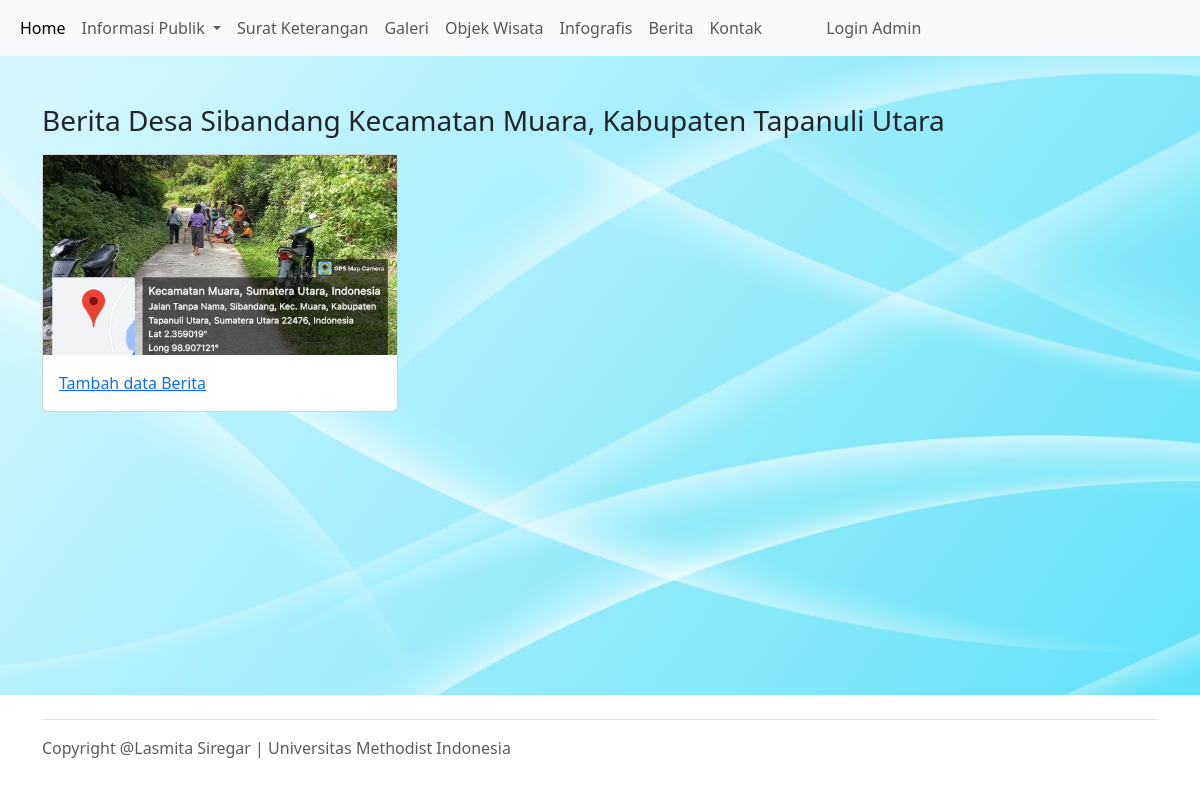
The app's page /user/berita.php, older data.
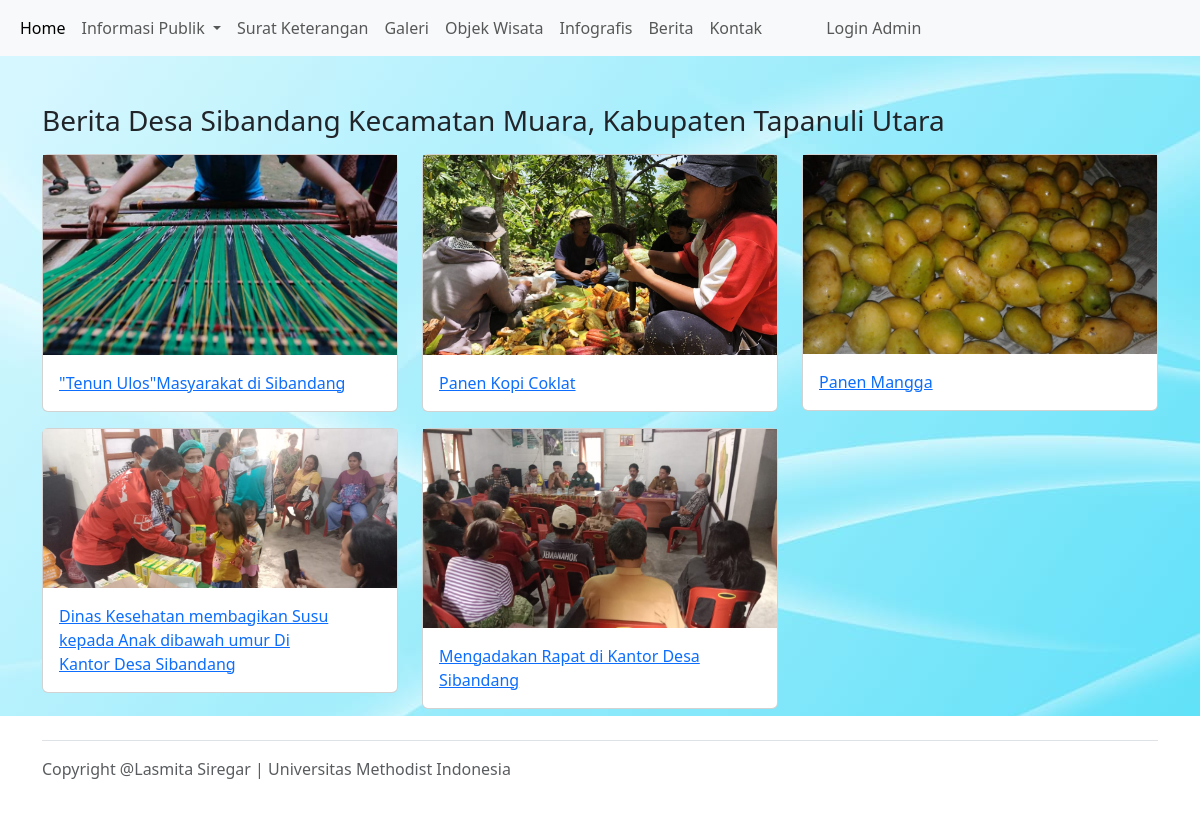
The same page, newer data.
### tables this page shows
CREATE TABLE `berita` (
  `id_berita` int NOT NULL,
  `slug_berita` varchar(255) NOT NULL,
  `judul_berita` varchar(255) NOT NULL,
  `gambar_berita` varchar(255) NOT NULL,
  `isi_berita` text NOT NULL,
  `waktu_berita` datetime NOT NULL DEFAULT CURRENT_TIMESTAMP,
  `user_id` int NOT NULL
);

### user/berita.php (the view, shortened to what this page needs)
<!doctype html>
<html lang="en">
<head>
    <link href="https://cdn.jsdelivr.net/npm/bootstrap@5.3.0-alpha1/dist/css/bootstrap.min.css" rel="stylesheet">
</head>
<body style="background-image: url('../bg2.jpeg');">
    <?php include "navbar.php"; ?>
    <?php
    include('../config/koneksi.php');
    $query = "SELECT * FROM berita";
    $hasil = mysqli_query($db, $query);
    $data_berita = array();
    while ($row = mysqli_fetch_assoc($hasil)) {
        $data_berita[] = $row;
    }
    ?>
    <div class="container my-5">
        <h3 class="my-3">
            Berita Desa Sibandang
            Kecamatan Muara, Kabupaten Tapanuli Utara
        </h3>
        <div class="row justify-content-start">
            <?php foreach ($data_berita as $berita) : ?>
                <div class="col-4 mb-3">
                    <div class="card">
                        <img src="../assets/upload/<?= $berita['gambar_berita'] ?>" alt="<?= $berita['judul_berita'] ?>" class="img-fluid w-2000 mb-150 equal-image img-responsive" class="card-img-top">
                        <div class="card-body">
                            <a href="detail-berita.php?id_berita=<?= $berita['id_berita'] ?>" class="card-text"><?= $berita['judul_berita'] ?></a>
                        </div>
                    </div>
                </div>
            <?php endforeach ?>
        </div>
    </div>
    <br><br>
    <footer class="footer bg-white w-100" style="position:fixed;bottom:0;width:100%;">
        <div class="container">
            <footer class="d-flex justify-content-between py-3 my-4 border-top">
                <p class=" mb-0 text-muted">Copyright @Lasmita Siregar | Universitas Methodist Indonesia</p>
            </footer>
        </div>
    </footer>
</body>
</html>

### user/navbar.php (shortened to what this page needs)
<nav class="navbar navbar-expand-lg bg-body-tertiary">
    <div class="container-fluid">
        <div class="collapse navbar-collapse" id="navbarNavDropdown">
            <ul class="navbar-nav">
                <li class="nav-item">
                    <a class="nav-link active" aria-current="page" href="index.php">Home</a>
                </li>
                <li class="nav-item dropdown">
                    <a class="nav-link dropdown-toggle" href="#" role="button" data-bs-toggle="dropdown" aria-expanded="false">
                        Informasi Publik
                    </a>
                </li>
                <li class="nav-item">
                    <a class="nav-link" href="surat.php">Surat Keterangan</a>
                </li>
                <li class="nav-item">
                    <a class="nav-link" href="galeri.php">Galeri</a>
                </li>
                <li class="nav-item">
                    <a class="nav-link" href="potensi.php">Objek Wisata</a>
                    </li>
                <li class="nav-item">
                    <a class="nav-link" href="demografis.php">Infografis</a>
                </li>
                <li class="nav-item">
                    <a class="nav-link" href="berita.php">Berita</a>
                </li>
                <li class="nav-item">
                    <a class="nav-link" href="kontak.php">Kontak</a>
                </li>
                <li class="nav-item ms-5">
                    <a class="nav-link" href="../pages/login/">Login Admin</a>
                </li>
            </ul>
        </div>
    </div>
</nav>

### user/berita.php (style rules this page uses)
.equal-image { height: auto; max-height: 200px; object-fit: cover; }

Row changes from the older to the newer data that the page shows:
removed berita: gambar_berita (picture), judul_berita "Tambah data Berita"
added berita: gambar_berita (picture), judul_berita "\"Tenun Ulos\"Masyarakat di Sibandang"
added berita: gambar_berita (picture), judul_berita "Panen Kopi Coklat"
added berita: gambar_berita (picture), judul_berita "Panen Mangga"
added berita: gambar_berita (picture), judul_berita "Dinas Kesehatan membagikan Susu kepada Anak dibawah umur Di Kantor Desa Sibandang"
added berita: gambar_berita (picture), judul_berita "Mengadakan Rapat di Kantor Desa Sibandang"
